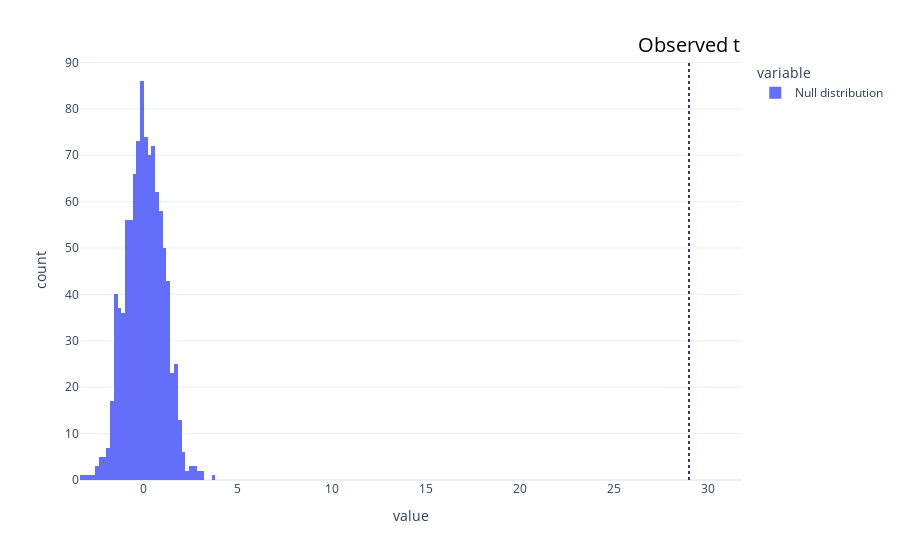

Here is the notebook cell this chart was saved with:
### Code cell
# Compute observed t-statistic and bootstrapped-t statistic
acc_lr = df_acc["lr"]
acc_knn = df_acc["knn"]
n_reps = 1000

t_obs = compute_t(acc_lr, acc_knn)
t_boot = compute_t_boot(
    x=acc_lr,
    y=acc_knn,
    n_reps=n_reps,
)
plot_null_distr(t_obs, t_boot)

### Figure 1 — Plotly figure (JSON) as saved in the notebook; plotly's stock layout.template omitted (floating-point values rounded to 4 significant figures; data arrays with more than 128 entries replaced by an {"elided": "..."} marker saying what was removed)
{"data": [{"alignmentgroup": "True", "bingroup": "x", "hovertemplate": "variable=Null distribution<br>value=%{x}<br>count=%{y}<extra></extra>", "legendgroup": "Null distribution", "marker": {"color": "#636efa", "pattern": {"shape": ""}}, "name": "Null distribution", "offsetgroup": "Null distribution", "orientation": "v", "showlegend": true, "type": "histogram", "x": {"elided": "1000 float values"}, "xaxis": "x", "yaxis": "y"}], "layout": {"annotations": [{"font": {"color": "black", "size": 20}, "showarrow": false, "text": "Observed t", "x": 28.99, "xanchor": "center", "xref": "x", "y": 1, "yanchor": "bottom", "yref": "y domain"}], "barmode": "relative", "legend": {"title": {"text": "variable"}, "tracegroupgap": 0}, "margin": {"t": 60}, "shapes": [{"line": {"dash": "dot"}, "type": "line", "x0": 28.99, "x1": 28.99, "xref": "x", "y0": 0, "y1": 1, "yref": "y domain"}], "showlegend": true, "xaxis": {"anchor": "y", "domain": [0, 1], "title": {"text": "value"}}, "yaxis": {"anchor": "x", "domain": [0, 1], "title": {"text": "count"}}}}
